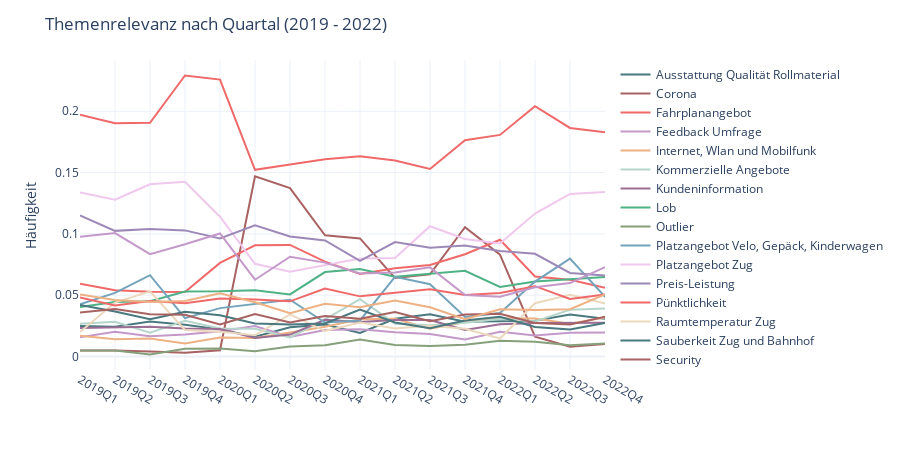

Notebook cell for this chart:
### Code cell
fig = px.line(df_topics_by_quarter,
              x="yearquarter",
              y="Topic_Ratio",
              color="CustomName",
              hover_data=["yearquarter","CustomName","count_x","Topic_Ratio"],
              color_discrete_sequence=color_discrete_sequence,
              template=template)

fig.update_layout(
    title="Themenrelevanz nach Quartal (2019 - 2022)",
    yaxis_title='Häufigkeit',
    xaxis_title='',
    legend_title="",
    width=900, 
    height=450)

fig.update_traces(line_width=2, text=df_topics_by_quarter['CustomName'])

#fig.update_yaxes(range=(0,0.2))
pio.write_image(fig,"../../exports/images/Themencluster_Zeitachse_1.svg") #save fig as svg
fig.show()

### Figure 1 — Plotly figure (JSON) as saved in the notebook; plotly's stock layout.template omitted (floating-point values rounded to 4 significant figures; data arrays with more than 128 entries replaced by an {"elided": "..."} marker saying what was removed)
{"data": [{"customdata": [["Ausstattung Qualität Rollmaterial", 92], ["Ausstattung Qualität Rollmaterial", 93], ["Ausstattung Qualität Rollmaterial", 103], ["Ausstattung Qualität Rollmaterial", 85], ["Ausstattung Qualität Rollmaterial", 60], ["Ausstattung Qualität Rollmaterial", 15], ["Ausstattung Qualität Rollmaterial", 72], ["Ausstattung Qualität Rollmaterial", 68], ["Ausstattung Qualität Rollmaterial", 43], ["Ausstattung Qualität Rollmaterial", 62], ["Ausstattung Qualität Rollmaterial", 73], ["Ausstattung Qualität Rollmaterial", 59], ["Ausstattung Qualität Rollmaterial", 47], ["Ausstattung Qualität Rollmaterial", 63], ["Ausstattung Qualität Rollmaterial", 170], ["Ausstattung Qualität Rollmaterial", 128]], "hovertemplate": "CustomName=%{customdata[0]}<br>yearquarter=%{x}<br>Topic_Ratio=%{y}<br>count_x=%{customdata[1]}<extra></extra>", "legendgroup": "Ausstattung Qualität Rollmaterial", "line": {"color": "#49787F", "dash": "solid", "width": 2}, "marker": {"symbol": "circle"}, "mode": "lines", "name": "Ausstattung Qualität Rollmaterial", "orientation": "v", "showlegend": true, "text": {"elided": "304 str values"}, "type": "scatter", "x": ["2019Q1", "2019Q2", "2019Q3", "2019Q4", "2020Q1", "2020Q2", "2020Q3", "2020Q4", "2021Q1", "2021Q2", "2021Q3", "2021Q4", "2022Q1", "2022Q2", "2022Q3", "2022Q4"], "xaxis": "x", "y": [0.02491, 0.02437, 0.02848, 0.02587, 0.02214, 0.0162, 0.02383, 0.02616, 0.01918, 0.03077, 0.03447, 0.02843, 0.02869, 0.02915, 0.03429, 0.03072], "yaxis": "y"}, {"customdata": [["Corona", 18], ["Corona", 19], ["Corona", 15], ["Corona", 10], ["Corona", 14], ["Corona", 136], ["Corona", 415], ["Corona", 257], ["Corona", 216], ["Corona", 129], ["Corona", 142], ["Corona", 219], ["Corona", 136], ["Corona", 35], ["Corona", 40], ["Corona", 43]], "hovertemplate": "CustomName=%{customdata[0]}<br>yearquarter=%{x}<br>Topic_Ratio=%{y}<br>count_x=%{customdata[1]}<extra></extra>", "legendgroup": "Corona", "line": {"color": "#A96262", "dash": "solid", "width": 2}, "marker": {"symbol": "circle"}, "mode": "lines", "name": "Corona", "orientation": "v", "showlegend": true, "text": {"elided": "304 str values"}, "type": "scatter", "x": ["2019Q1", "2019Q2", "2019Q3", "2019Q4", "2020Q1", "2020Q2", "2020Q3", "2020Q4", "2021Q1", "2021Q2", "2021Q3", "2021Q4", "2022Q1", "2022Q2", "2022Q3", "2022Q4"], "xaxis": "x", "y": [0.004873, 0.004979, 0.004148, 0.003043, 0.005166, 0.1469, 0.1373, 0.09888, 0.09634, 0.06402, 0.06704, 0.1055, 0.08303, 0.0162, 0.008069, 0.01032], "yaxis": "y"}, {"customdata": [["Fahrplanangebot", 219], ["Fahrplanangebot", 206], ["Fahrplanangebot", 191], ["Fahrplanangebot", 173], ["Fahrplanangebot", 207], ["Fahrplanangebot", 84], ["Fahrplanangebot", 275], ["Fahrplanangebot", 201], ["Fahrplanangebot", 151], ["Fahrplanangebot", 145], ["Fahrplanangebot", 158], ["Fahrplanangebot", 173], ["Fahrplanangebot", 156], ["Fahrplanangebot", 141], ["Fahrplanangebot", 310], ["Fahrplanangebot", 234]], "hovertemplate": "CustomName=%{customdata[0]}<br>yearquarter=%{x}<br>Topic_Ratio=%{y}<br>count_x=%{customdata[1]}<extra></extra>", "legendgroup": "Fahrplanangebot", "line": {"color": "#F06969", "dash": "solid", "width": 2}, "marker": {"symbol": "circle"}, "mode": "lines", "name": "Fahrplanangebot", "orientation": "v", "showlegend": true, "text": {"elided": "304 str values"}, "type": "scatter", "x": ["2019Q1", "2019Q2", "2019Q3", "2019Q4", "2020Q1", "2020Q2", "2020Q3", "2020Q4", "2021Q1", "2021Q2", "2021Q3", "2021Q4", "2022Q1", "2022Q2", "2022Q3", "2022Q4"], "xaxis": "x", "y": [0.05929, 0.05398, 0.05282, 0.05265, 0.07638, 0.09071, 0.091, 0.07734, 0.06735, 0.07196, 0.0746, 0.08337, 0.09524, 0.06525, 0.06254, 0.05617], "yaxis": "y"}, {"customdata": [["Feedback Umfrage", 58], ["Feedback Umfrage", 77], ["Feedback Umfrage", 60], ["Feedback Umfrage", 59], ["Feedback Umfrage", 56], ["Feedback Umfrage", 23], ["Feedback Umfrage", 48], ["Feedback Umfrage", 56], ["Feedback Umfrage", 50], ["Feedback Umfrage", 40], ["Feedback Umfrage", 39], ["Feedback Umfrage", 29], ["Feedback Umfrage", 33], ["Feedback Umfrage", 37], ["Feedback Umfrage", 96], ["Feedback Umfrage", 82]], "hovertemplate": "CustomName=%{customdata[0]}<br>yearquarter=%{x}<br>Topic_Ratio=%{y}<br>count_x=%{customdata[1]}<extra></extra>", "legendgroup": "Feedback Umfrage", "line": {"color": "#C499CA", "dash": "solid", "width": 2}, "marker": {"symbol": "circle"}, "mode": "lines", "name": "Feedback Umfrage", "orientation": "v", "showlegend": true, "text": {"elided": "304 str values"}, "type": "scatter", "x": ["2019Q1", "2019Q2", "2019Q3", "2019Q4", "2020Q1", "2020Q2", "2020Q3", "2020Q4", "2021Q1", "2021Q2", "2021Q3", "2021Q4", "2022Q1", "2022Q2", "2022Q3", "2022Q4"], "xaxis": "x", "y": [0.0157, 0.02018, 0.01659, 0.01795, 0.02066, 0.02484, 0.01588, 0.02155, 0.0223, 0.01985, 0.01841, 0.01398, 0.02015, 0.01712, 0.01937, 0.01968], "yaxis": "y"}, {"customdata": [["Internet, Wlan und Mobilfunk", 63], ["Internet, Wlan und Mobilfunk", 54], ["Internet, Wlan und Mobilfunk", 53], ["Internet, Wlan und Mobilfunk", 35], ["Internet, Wlan und Mobilfunk", 42], ["Internet, Wlan und Mobilfunk", 14], ["Internet, Wlan und Mobilfunk", 59], ["Internet, Wlan und Mobilfunk", 63], ["Internet, Wlan und Mobilfunk", 68], ["Internet, Wlan und Mobilfunk", 62], ["Internet, Wlan und Mobilfunk", 48], ["Internet, Wlan und Mobilfunk", 58], ["Internet, Wlan und Mobilfunk", 51], ["Internet, Wlan und Mobilfunk", 67], ["Internet, Wlan und Mobilfunk", 133], ["Internet, Wlan und Mobilfunk", 133]], "hovertemplate": "CustomName=%{customdata[0]}<br>yearquarter=%{x}<br>Topic_Ratio=%{y}<br>count_x=%{customdata[1]}<extra></extra>", "legendgroup": "Internet, Wlan und Mobilfunk", "line": {"color": "#EDB183", "dash": "solid", "width": 2}, "marker": {"symbol": "circle"}, "mode": "lines", "name": "Internet, Wlan und Mobilfunk", "orientation": "v", "showlegend": true, "text": {"elided": "304 str values"}, "type": "scatter", "x": ["2019Q1", "2019Q2", "2019Q3", "2019Q4", "2020Q1", "2020Q2", "2020Q3", "2020Q4", "2021Q1", "2021Q2", "2021Q3", "2021Q4", "2022Q1", "2022Q2", "2022Q3", "2022Q4"], "xaxis": "x", "y": [0.01705, 0.01415, 0.01466, 0.01065, 0.0155, 0.01512, 0.01952, 0.02424, 0.03033, 0.03077, 0.02266, 0.02795, 0.03114, 0.031, 0.02683, 0.03193], "yaxis": "y"}, {"customdata": [["Kommerzielle Angebote", 99], ["Kommerzielle Angebote", 108], ["Kommerzielle Angebote", 70], ["Kommerzielle Angebote", 96], ["Kommerzielle Angebote", 62], ["Kommerzielle Angebote", 21], ["Kommerzielle Angebote", 47], ["Kommerzielle Angebote", 79], ["Kommerzielle Angebote", 105], ["Kommerzielle Angebote", 54], ["Kommerzielle Angebote", 54], ["Kommerzielle Angebote", 57], ["Kommerzielle Angebote", 50], ["Kommerzielle Angebote", 62], ["Kommerzielle Angebote", 189], ["Kommerzielle Angebote", 163]], "hovertemplate": "CustomName=%{customdata[0]}<br>yearquarter=%{x}<br>Topic_Ratio=%{y}<br>count_x=%{customdata[1]}<extra></extra>", "legendgroup": "Kommerzielle Angebote", "line": {"color": "#B6D6CC", "dash": "solid", "width": 2}, "marker": {"symbol": "circle"}, "mode": "lines", "name": "Kommerzielle Angebote", "orientation": "v", "showlegend": true, "text": {"elided": "304 str values"}, "type": "scatter", "x": ["2019Q1", "2019Q2", "2019Q3", "2019Q4", "2020Q1", "2020Q2", "2020Q3", "2020Q4", "2021Q1", "2021Q2", "2021Q3", "2021Q4", "2022Q1", "2022Q2", "2022Q3", "2022Q4"], "xaxis": "x", "y": [0.0268, 0.0283, 0.01936, 0.02921, 0.02288, 0.02268, 0.01555, 0.0304, 0.04683, 0.0268, 0.0255, 0.02747, 0.03053, 0.02869, 0.03813, 0.03913], "yaxis": "y"}, {"customdata": [["Kundeninformation", 86], ["Kundeninformation", 92], ["Kundeninformation", 88], ["Kundeninformation", 75], ["Kundeninformation", 61], ["Kundeninformation", 14], ["Kundeninformation", 54], ["Kundeninformation", 78], ["Kundeninformation", 63], ["Kundeninformation", 60], ["Kundeninformation", 63], ["Kundeninformation", 45], ["Kundeninformation", 43], ["Kundeninformation", 59], ["Kundeninformation", 137], ["Kundeninformation", 115]], "hovertemplate": "CustomName=%{customdata[0]}<br>yearquarter=%{x}<br>Topic_Ratio=%{y}<br>count_x=%{customdata[1]}<extra></extra>", "legendgroup": "Kundeninformation", "line": {"color": "#9D6E94", "dash": "solid", "width": 2}, "marker": {"symbol": "circle"}, "mode": "lines", "name": "Kundeninformation", "orientation": "v", "showlegend": true, "text": {"elided": "304 str values"}, "type": "scatter", "x": ["2019Q1", "2019Q2", "2019Q3", "2019Q4", "2020Q1", "2020Q2", "2020Q3", "2020Q4", "2021Q1", "2021Q2", "2021Q3", "2021Q4", "2022Q1", "2022Q2", "2022Q3", "2022Q4"], "xaxis": "x", "y": [0.02328, 0.02411, 0.02434, 0.02282, 0.02251, 0.01512, 0.01787, 0.03001, 0.0281, 0.02978, 0.02975, 0.02169, 0.02625, 0.0273, 0.02764, 0.0276], "yaxis": "y"}, {"customdata": [["Lob", 149], ["Lob", 170], ["Lob", 163], ["Lob", 174], ["Lob", 144], ["Lob", 50], ["Lob", 153], ["Lob", 179], ["Lob", 160], ["Lob", 131], ["Lob", 143], ["Lob", 145], ["Lob", 93], ["Lob", 132], ["Lob", 312], ["Lob", 270]], "hovertemplate": "CustomName=%{customdata[0]}<br>yearquarter=%{x}<br>Topic_Ratio=%{y}<br>count_x=%{customdata[1]}<extra></extra>", "legendgroup": "Lob", "line": {"color": "#4FB286", "dash": "solid", "width": 2}, "marker": {"symbol": "circle"}, "mode": "lines", "name": "Lob", "orientation": "v", "showlegend": true, "text": {"elided": "304 str values"}, "type": "scatter", "x": ["2019Q1", "2019Q2", "2019Q3", "2019Q4", "2020Q1", "2020Q2", "2020Q3", "2020Q4", "2021Q1", "2021Q2", "2021Q3", "2021Q4", "2022Q1", "2022Q2", "2022Q3", "2022Q4"], "xaxis": "x", "y": [0.04034, 0.04455, 0.04508, 0.05295, 0.05314, 0.054, 0.05063, 0.06887, 0.07136, 0.06501, 0.06752, 0.06988, 0.05678, 0.06108, 0.06294, 0.06481], "yaxis": "y"}, {"customdata": [["Outlier", 18], ["Outlier", 19], ["Outlier", 6], ["Outlier", 21], ["Outlier", 18], ["Outlier", 4], ["Outlier", 25], ["Outlier", 24], ["Outlier", 31], ["Outlier", 19], ["Outlier", 18], ["Outlier", 20], ["Outlier", 21], ["Outlier", 26], ["Outlier", 46], ["Outlier", 44]], "hovertemplate": "CustomName=%{customdata[0]}<br>yearquarter=%{x}<br>Topic_Ratio=%{y}<br>count_x=%{customdata[1]}<extra></extra>", "legendgroup": "Outlier", "line": {"color": "#87A07C", "dash": "solid", "width": 2}, "marker": {"symbol": "circle"}, "mode": "lines", "name": "Outlier", "orientation": "v", "showlegend": true, "text": {"elided": "304 str values"}, "type": "scatter", "x": ["2019Q1", "2019Q2", "2019Q3", "2019Q4", "2020Q1", "2020Q2", "2020Q3", "2020Q4", "2021Q1", "2021Q2", "2021Q3", "2021Q4", "2022Q1", "2022Q2", "2022Q3", "2022Q4"], "xaxis": "x", "y": [0.004873, 0.004979, 0.001659, 0.006391, 0.006642, 0.00432, 0.008273, 0.009234, 0.01383, 0.009429, 0.008499, 0.009639, 0.01282, 0.01203, 0.00928, 0.01056], "yaxis": "y"}, {"customdata": [["Platzangebot Velo, Gepäck, Kinderwagen", 157], ["Platzangebot Velo, Gepäck, Kinderwagen", 198], ["Platzangebot Velo, Gepäck, Kinderwagen", 240], ["Platzangebot Velo, Gepäck, Kinderwagen", 103], ["Platzangebot Velo, Gepäck, Kinderwagen", 107], ["Platzangebot Velo, Gepäck, Kinderwagen", 40], ["Platzangebot Velo, Gepäck, Kinderwagen", 140], ["Platzangebot Velo, Gepäck, Kinderwagen", 72], ["Platzangebot Velo, Gepäck, Kinderwagen", 66], ["Platzangebot Velo, Gepäck, Kinderwagen", 131], ["Platzangebot Velo, Gepäck, Kinderwagen", 125], ["Platzangebot Velo, Gepäck, Kinderwagen", 67], ["Platzangebot Velo, Gepäck, Kinderwagen", 58], ["Platzangebot Velo, Gepäck, Kinderwagen", 132], ["Platzangebot Velo, Gepäck, Kinderwagen", 396], ["Platzangebot Velo, Gepäck, Kinderwagen", 203]], "hovertemplate": "CustomName=%{customdata[0]}<br>yearquarter=%{x}<br>Topic_Ratio=%{y}<br>count_x=%{customdata[1]}<extra></extra>", "legendgroup": "Platzangebot Velo, Gepäck, Kinderwagen", "line": {"color": "#74A4BC", "dash": "solid", "width": 2}, "marker": {"symbol": "circle"}, "mode": "lines", "name": "Platzangebot Velo, Gepäck, Kinderwagen", "orientation": "v", "showlegend": true, "text": {"elided": "304 str values"}, "type": "scatter", "x": ["2019Q1", "2019Q2", "2019Q3", "2019Q4", "2020Q1", "2020Q2", "2020Q3", "2020Q4", "2021Q1", "2021Q2", "2021Q3", "2021Q4", "2022Q1", "2022Q2", "2022Q3", "2022Q4"], "xaxis": "x", "y": [0.0425, 0.05189, 0.06637, 0.03135, 0.03948, 0.0432, 0.04633, 0.0277, 0.02944, 0.06501, 0.05902, 0.03229, 0.03541, 0.06108, 0.07989, 0.04873], "yaxis": "y"}, {"customdata": [["Platzangebot Zug", 494], ["Platzangebot Zug", 488], ["Platzangebot Zug", 508], ["Platzangebot Zug", 468], ["Platzangebot Zug", 309], ["Platzangebot Zug", 70], ["Platzangebot Zug", 209], ["Platzangebot Zug", 193], ["Platzangebot Zug", 179], ["Platzangebot Zug", 162], ["Platzangebot Zug", 225], ["Platzangebot Zug", 199], ["Platzangebot Zug", 151], ["Platzangebot Zug", 252], ["Platzangebot Zug", 657], ["Platzangebot Zug", 559]], "hovertemplate": "CustomName=%{customdata[0]}<br>yearquarter=%{x}<br>Topic_Ratio=%{y}<br>count_x=%{customdata[1]}<extra></extra>", "legendgroup": "Platzangebot Zug", "line": {"color": "#F0C7ED", "dash": "solid", "width": 2}, "marker": {"symbol": "circle"}, "mode": "lines", "name": "Platzangebot Zug", "orientation": "v", "showlegend": true, "text": {"elided": "304 str values"}, "type": "scatter", "x": ["2019Q1", "2019Q2", "2019Q3", "2019Q4", "2020Q1", "2020Q2", "2020Q3", "2020Q4", "2021Q1", "2021Q2", "2021Q3", "2021Q4", "2022Q1", "2022Q2", "2022Q3", "2022Q4"], "xaxis": "x", "y": [0.1337, 0.1279, 0.1405, 0.1424, 0.114, 0.07559, 0.06916, 0.07426, 0.07984, 0.0804, 0.1062, 0.0959, 0.09219, 0.1166, 0.1325, 0.1342], "yaxis": "y"}, {"customdata": [["Preis-Leistung", 425], ["Preis-Leistung", 391], ["Preis-Leistung", 376], ["Preis-Leistung", 338], ["Preis-Leistung", 261], ["Preis-Leistung", 99], ["Preis-Leistung", 296], ["Preis-Leistung", 246], ["Preis-Leistung", 175], ["Preis-Leistung", 188], ["Preis-Leistung", 188], ["Preis-Leistung", 188], ["Preis-Leistung", 141], ["Preis-Leistung", 181], ["Preis-Leistung", 338], ["Preis-Leistung", 275]], "hovertemplate": "CustomName=%{customdata[0]}<br>yearquarter=%{x}<br>Topic_Ratio=%{y}<br>count_x=%{customdata[1]}<extra></extra>", "legendgroup": "Preis-Leistung", "line": {"color": "#9C89B8", "dash": "solid", "width": 2}, "marker": {"symbol": "circle"}, "mode": "lines", "name": "Preis-Leistung", "orientation": "v", "showlegend": true, "text": {"elided": "304 str values"}, "type": "scatter", "x": ["2019Q1", "2019Q2", "2019Q3", "2019Q4", "2020Q1", "2020Q2", "2020Q3", "2020Q4", "2021Q1", "2021Q2", "2021Q3", "2021Q4", "2022Q1", "2022Q2", "2022Q3", "2022Q4"], "xaxis": "x", "y": [0.1151, 0.1025, 0.104, 0.1029, 0.09631, 0.1069, 0.09795, 0.09465, 0.07806, 0.0933, 0.08876, 0.0906, 0.08608, 0.08376, 0.06819, 0.06601], "yaxis": "y"}, {"customdata": [["Pünktlichkeit", 728], ["Pünktlichkeit", 726], ["Pünktlichkeit", 689], ["Pünktlichkeit", 753], ["Pünktlichkeit", 612], ["Pünktlichkeit", 141], ["Pünktlichkeit", 473], ["Pünktlichkeit", 418], ["Pünktlichkeit", 366], ["Pünktlichkeit", 322], ["Pünktlichkeit", 324], ["Pünktlichkeit", 366], ["Pünktlichkeit", 296], ["Pünktlichkeit", 441], ["Pünktlichkeit", 924], ["Pünktlichkeit", 762]], "hovertemplate": "CustomName=%{customdata[0]}<br>yearquarter=%{x}<br>Topic_Ratio=%{y}<br>count_x=%{customdata[1]}<extra></extra>", "legendgroup": "Pünktlichkeit", "line": {"color": "#F06969", "dash": "solid", "width": 2}, "marker": {"symbol": "circle"}, "mode": "lines", "name": "Pünktlichkeit", "orientation": "v", "showlegend": true, "text": {"elided": "304 str values"}, "type": "scatter", "x": ["2019Q1", "2019Q2", "2019Q3", "2019Q4", "2020Q1", "2020Q2", "2020Q3", "2020Q4", "2021Q1", "2021Q2", "2021Q3", "2021Q4", "2022Q1", "2022Q2", "2022Q3", "2022Q4"], "xaxis": "x", "y": [0.1971, 0.1903, 0.1905, 0.2292, 0.2258, 0.1523, 0.1565, 0.1608, 0.1632, 0.1598, 0.153, 0.1764, 0.1807, 0.2041, 0.1864, 0.1829], "yaxis": "y"}, {"customdata": [["Raumtemperatur Zug", 74], ["Raumtemperatur Zug", 168], ["Raumtemperatur Zug", 192], ["Raumtemperatur Zug", 71], ["Raumtemperatur Zug", 55], ["Raumtemperatur Zug", 16], ["Raumtemperatur Zug", 104], ["Raumtemperatur Zug", 54], ["Raumtemperatur Zug", 62], ["Raumtemperatur Zug", 46], ["Raumtemperatur Zug", 53], ["Raumtemperatur Zug", 47], ["Raumtemperatur Zug", 24], ["Raumtemperatur Zug", 94], ["Raumtemperatur Zug", 250], ["Raumtemperatur Zug", 180]], "hovertemplate": "CustomName=%{customdata[0]}<br>yearquarter=%{x}<br>Topic_Ratio=%{y}<br>count_x=%{customdata[1]}<extra></extra>", "legendgroup": "Raumtemperatur Zug", "line": {"color": "#ECD9BD", "dash": "solid", "width": 2}, "marker": {"symbol": "circle"}, "mode": "lines", "name": "Raumtemperatur Zug", "orientation": "v", "showlegend": true, "text": {"elided": "304 str values"}, "type": "scatter", "x": ["2019Q1", "2019Q2", "2019Q3", "2019Q4", "2020Q1", "2020Q2", "2020Q3", "2020Q4", "2021Q1", "2021Q2", "2021Q3", "2021Q4", "2022Q1", "2022Q2", "2022Q3", "2022Q4"], "xaxis": "x", "y": [0.02003, 0.04403, 0.0531, 0.02161, 0.0203, 0.01728, 0.03441, 0.02078, 0.02765, 0.02283, 0.02502, 0.02265, 0.01465, 0.0435, 0.05043, 0.04321], "yaxis": "y"}, {"customdata": [["Sauberkeit Zug und Bahnhof", 155], ["Sauberkeit Zug und Bahnhof", 140], ["Sauberkeit Zug und Bahnhof", 110], ["Sauberkeit Zug und Bahnhof", 120], ["Sauberkeit Zug und Bahnhof", 91], ["Sauberkeit Zug und Bahnhof", 25], ["Sauberkeit Zug und Bahnhof", 79], ["Sauberkeit Zug und Bahnhof", 70], ["Sauberkeit Zug und Bahnhof", 86], ["Sauberkeit Zug und Bahnhof", 56], ["Sauberkeit Zug und Bahnhof", 49], ["Sauberkeit Zug und Bahnhof", 61], ["Sauberkeit Zug und Bahnhof", 53], ["Sauberkeit Zug und Bahnhof", 52], ["Sauberkeit Zug und Bahnhof", 109], ["Sauberkeit Zug und Bahnhof", 114]], "hovertemplate": "CustomName=%{customdata[0]}<br>yearquarter=%{x}<br>Topic_Ratio=%{y}<br>count_x=%{customdata[1]}<extra></extra>", "legendgroup": "Sauberkeit Zug und Bahnhof", "line": {"color": "#49787F", "dash": "solid", "width": 2}, "marker": {"symbol": "circle"}, "mode": "lines", "name": "Sauberkeit Zug und Bahnhof", "orientation": "v", "showlegend": true, "text": {"elided": "304 str values"}, "type": "scatter", "x": ["2019Q1", "2019Q2", "2019Q3", "2019Q4", "2020Q1", "2020Q2", "2020Q3", "2020Q4", "2021Q1", "2021Q2", "2021Q3", "2021Q4", "2022Q1", "2022Q2", "2022Q3", "2022Q4"], "xaxis": "x", "y": [0.04196, 0.03669, 0.03042, 0.03652, 0.03358, 0.027, 0.02614, 0.02693, 0.03836, 0.02779, 0.02314, 0.0294, 0.03236, 0.02406, 0.02199, 0.02736], "yaxis": "y"}, {"customdata": [["Security", 133], ["Security", 148], ["Security", 125], ["Security", 112], ["Security", 71], ["Security", 32], ["Security", 84], ["Security", 86], ["Security", 69], ["Security", 73], ["Security", 61], ["Security", 71], ["Security", 57], ["Security", 59], ["Security", 129], ["Security", 135]], "hovertemplate": "CustomName=%{customdata[0]}<br>yearquarter=%{x}<br>Topic_Ratio=%{y}<br>count_x=%{customdata[1]}<extra></extra>", "legendgroup": "Security", "line": {"color": "#A96262", "dash": "solid", "width": 2}, "marker": {"symbol": "circle"}, "mode": "lines", "name": "Security", "orientation": "v", "showlegend": true, "text": {"elided": "304 str values"}, "type": "scatter", "x": ["2019Q1", "2019Q2", "2019Q3", "2019Q4", "2020Q1", "2020Q2", "2020Q3", "2020Q4", "2021Q1", "2021Q2", "2021Q3", "2021Q4", "2022Q1", "2022Q2", "2022Q3", "2022Q4"], "xaxis": "x", "y": [0.036, 0.03878, 0.03457, 0.03408, 0.0262, 0.03456, 0.0278, 0.03309, 0.03078, 0.03623, 0.0288, 0.03422, 0.0348, 0.0273, 0.02602, 0.03241], "yaxis": "y"}, {"customdata": [["Sonstiges", 178], ["Sonstiges", 159], ["Sonstiges", 164], ["Sonstiges", 143], ["Sonstiges", 128], ["Sonstiges", 43], ["Sonstiges", 136], ["Sonstiges", 144], ["Sonstiges", 110], ["Sonstiges", 105], ["Sonstiges", 116], ["Sonstiges", 104], ["Sonstiges", 85], ["Sonstiges", 124], ["Sonstiges", 233], ["Sonstiges", 211]], "hovertemplate": "CustomName=%{customdata[0]}<br>yearquarter=%{x}<br>Topic_Ratio=%{y}<br>count_x=%{customdata[1]}<extra></extra>", "legendgroup": "Sonstiges", "line": {"color": "#F06969", "dash": "solid", "width": 2}, "marker": {"symbol": "circle"}, "mode": "lines", "name": "Sonstiges", "orientation": "v", "showlegend": true, "text": {"elided": "304 str values"}, "type": "scatter", "x": ["2019Q1", "2019Q2", "2019Q3", "2019Q4", "2020Q1", "2020Q2", "2020Q3", "2020Q4", "2021Q1", "2021Q2", "2021Q3", "2021Q4", "2022Q1", "2022Q2", "2022Q3", "2022Q4"], "xaxis": "x", "y": [0.04819, 0.04167, 0.04535, 0.04352, 0.04723, 0.04644, 0.045, 0.05541, 0.04906, 0.05211, 0.05477, 0.05012, 0.05189, 0.05738, 0.047, 0.05065], "yaxis": "y"}, {"customdata": [["Vertrieb und Services", 361], ["Vertrieb und Services", 384], ["Vertrieb und Services", 302], ["Vertrieb und Services", 301], ["Vertrieb und Services", 272], ["Vertrieb und Services", 58], ["Vertrieb und Services", 246], ["Vertrieb und Services", 199], ["Vertrieb und Services", 152], ["Vertrieb und Services", 138], ["Vertrieb und Services", 154], ["Vertrieb und Services", 104], ["Vertrieb und Services", 80], ["Vertrieb und Services", 122], ["Vertrieb und Services", 297], ["Vertrieb und Services", 304]], "hovertemplate": "CustomName=%{customdata[0]}<br>yearquarter=%{x}<br>Topic_Ratio=%{y}<br>count_x=%{customdata[1]}<extra></extra>", "legendgroup": "Vertrieb und Services", "line": {"color": "#C499CA", "dash": "solid", "width": 2}, "marker": {"symbol": "circle"}, "mode": "lines", "name": "Vertrieb und Services", "orientation": "v", "showlegend": true, "text": {"elided": "304 str values"}, "type": "scatter", "x": ["2019Q1", "2019Q2", "2019Q3", "2019Q4", "2020Q1", "2020Q2", "2020Q3", "2020Q4", "2021Q1", "2021Q2", "2021Q3", "2021Q4", "2022Q1", "2022Q2", "2022Q3", "2022Q4"], "xaxis": "x", "y": [0.09773, 0.1006, 0.08352, 0.0916, 0.1004, 0.06263, 0.0814, 0.07657, 0.0678, 0.06849, 0.07271, 0.05012, 0.04884, 0.05646, 0.05992, 0.07297], "yaxis": "y"}, {"customdata": [["WC Verfügbarkeit und Sauberkeit", 187], ["WC Verfügbarkeit und Sauberkeit", 176], ["WC Verfügbarkeit und Sauberkeit", 161], ["WC Verfügbarkeit und Sauberkeit", 149], ["WC Verfügbarkeit und Sauberkeit", 140], ["WC Verfügbarkeit und Sauberkeit", 41], ["WC Verfügbarkeit und Sauberkeit", 107], ["WC Verfügbarkeit und Sauberkeit", 112], ["WC Verfügbarkeit und Sauberkeit", 90], ["WC Verfügbarkeit und Sauberkeit", 92], ["WC Verfügbarkeit und Sauberkeit", 85], ["WC Verfügbarkeit und Sauberkeit", 63], ["WC Verfügbarkeit und Sauberkeit", 63], ["WC Verfügbarkeit und Sauberkeit", 82], ["WC Verfügbarkeit und Sauberkeit", 191], ["WC Verfügbarkeit und Sauberkeit", 211]], "hovertemplate": "CustomName=%{customdata[0]}<br>yearquarter=%{x}<br>Topic_Ratio=%{y}<br>count_x=%{customdata[1]}<extra></extra>", "legendgroup": "WC Verfügbarkeit und Sauberkeit", "line": {"color": "#EDB183", "dash": "solid", "width": 2}, "marker": {"symbol": "circle"}, "mode": "lines", "name": "WC Verfügbarkeit und Sauberkeit", "orientation": "v", "showlegend": true, "text": {"elided": "304 str values"}, "type": "scatter", "x": ["2019Q1", "2019Q2", "2019Q3", "2019Q4", "2020Q1", "2020Q2", "2020Q3", "2020Q4", "2021Q1", "2021Q2", "2021Q3", "2021Q4", "2022Q1", "2022Q2", "2022Q3", "2022Q4"], "xaxis": "x", "y": [0.05062, 0.04612, 0.04452, 0.04534, 0.05166, 0.04428, 0.03541, 0.04309, 0.04014, 0.04566, 0.04013, 0.03036, 0.03846, 0.03795, 0.03853, 0.05065], "yaxis": "y"}], "layout": {"height": 450, "legend": {"title": {"text": ""}, "tracegroupgap": 0}, "margin": {"t": 60}, "title": {"text": "Themenrelevanz nach Quartal (2019 - 2022)"}, "width": 900, "xaxis": {"anchor": "y", "domain": [0, 1], "title": {"text": ""}}, "yaxis": {"anchor": "x", "domain": [0, 1], "title": {"text": "Häufigkeit"}}}}
